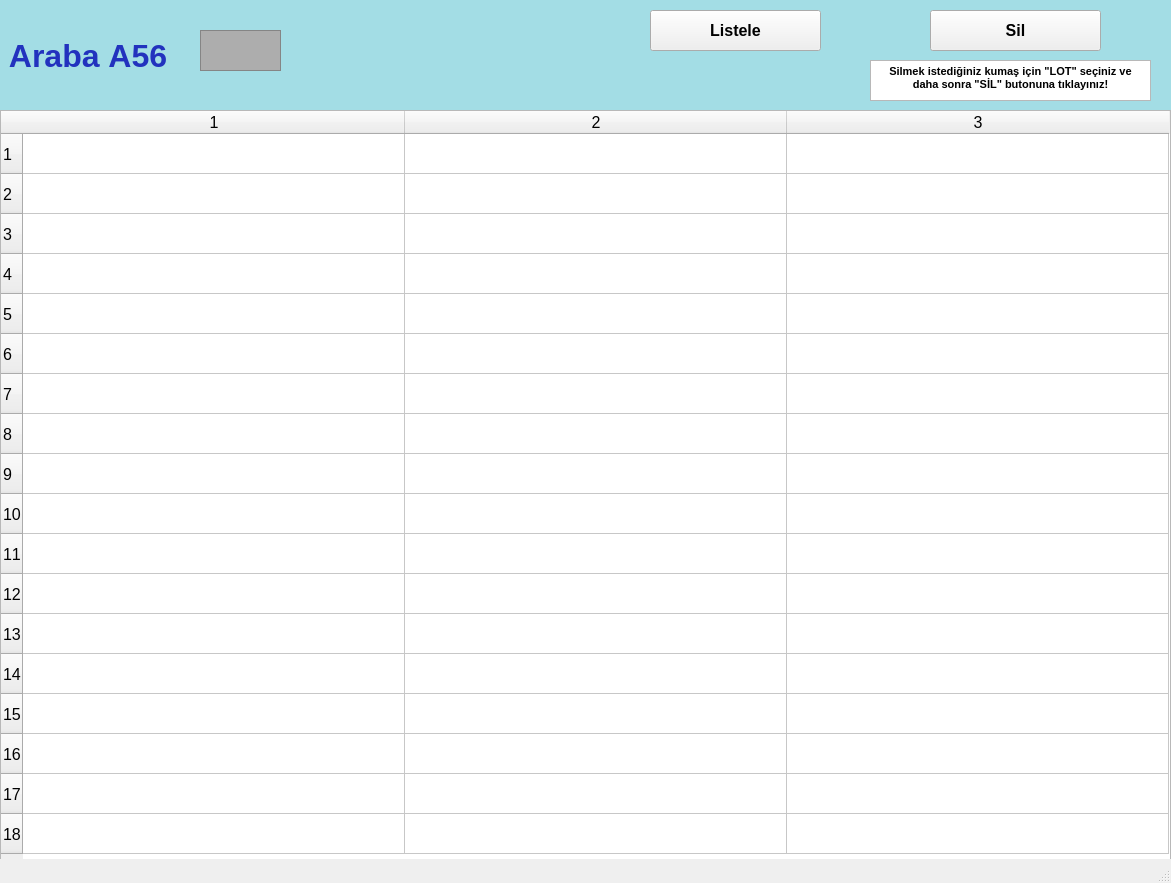
<?xml version="1.0" encoding="UTF-8"?>
<ui version="4.0">
 <class>arabalarA56_ekran</class>
 <widget class="QMainWindow" name="arabalarA56_ekran">
  <property name="geometry">
   <rect>
    <x>0</x>
    <y>0</y>
    <width>1171</width>
    <height>883</height>
   </rect>
  </property>
  <property name="font">
   <font>
    <pointsize>12</pointsize>
    <weight>50</weight>
    <bold>false</bold>
    <kerning>false</kerning>
   </font>
  </property>
  <property name="windowTitle">
   <string/>
  </property>
  <widget class="QWidget" name="centralwidget">
   <widget class="QLabel" name="arabaA1yazi_lbl">
    <property name="geometry">
     <rect>
      <x>0</x>
      <y>0</y>
      <width>1171</width>
      <height>111</height>
     </rect>
    </property>
    <property name="font">
     <font>
      <pointsize>24</pointsize>
      <weight>75</weight>
      <bold>true</bold>
     </font>
    </property>
    <property name="styleSheet">
     <string notr="true">background-color: rgb(163, 221, 229);
color: rgb(34, 50, 190);</string>
    </property>
    <property name="text">
     <string> Araba A56</string>
    </property>
   </widget>
   <widget class="QFrame" name="arabaA1_img">
    <property name="geometry">
     <rect>
      <x>200</x>
      <y>30</y>
      <width>81</width>
      <height>41</height>
     </rect>
    </property>
    <property name="styleSheet">
     <string notr="true">background-color: rgb(173, 173, 173);</string>
    </property>
    <property name="frameShape">
     <enum>QFrame::StyledPanel</enum>
    </property>
    <property name="frameShadow">
     <enum>QFrame::Raised</enum>
    </property>
   </widget>
   <widget class="QPushButton" name="listele56_btn">
    <property name="geometry">
     <rect>
      <x>650</x>
      <y>10</y>
      <width>171</width>
      <height>41</height>
     </rect>
    </property>
    <property name="font">
     <font>
      <pointsize>12</pointsize>
      <weight>75</weight>
      <bold>true</bold>
     </font>
    </property>
    <property name="text">
     <string>Listele</string>
    </property>
   </widget>
   <widget class="QTableWidget" name="A56_tw">
    <property name="geometry">
     <rect>
      <x>0</x>
      <y>110</y>
      <width>1171</width>
      <height>751</height>
     </rect>
    </property>
    <property name="baseSize">
     <size>
      <width>0</width>
      <height>0</height>
     </size>
    </property>
    <property name="rowCount">
     <number>18</number>
    </property>
    <property name="columnCount">
     <number>3</number>
    </property>
    <attribute name="horizontalHeaderVisible">
     <bool>true</bool>
    </attribute>
    <attribute name="horizontalHeaderCascadingSectionResizes">
     <bool>false</bool>
    </attribute>
    <attribute name="horizontalHeaderDefaultSectionSize">
     <number>382</number>
    </attribute>
    <attribute name="horizontalHeaderMinimumSectionSize">
     <number>38</number>
    </attribute>
    <attribute name="verticalHeaderDefaultSectionSize">
     <number>40</number>
    </attribute>
    <attribute name="verticalHeaderMinimumSectionSize">
     <number>23</number>
    </attribute>
    <row/>
    <row/>
    <row/>
    <row/>
    <row/>
    <row/>
    <row/>
    <row/>
    <row/>
    <row/>
    <row/>
    <row/>
    <row/>
    <row/>
    <row/>
    <row/>
    <row/>
    <row/>
    <column/>
    <column/>
    <column/>
   </widget>
   <widget class="QPushButton" name="sil56_btn">
    <property name="geometry">
     <rect>
      <x>930</x>
      <y>10</y>
      <width>171</width>
      <height>41</height>
     </rect>
    </property>
    <property name="font">
     <font>
      <pointsize>12</pointsize>
      <weight>75</weight>
      <bold>true</bold>
     </font>
    </property>
    <property name="text">
     <string>Sil</string>
    </property>
   </widget>
   <widget class="QTextBrowser" name="textBrowser">
    <property name="geometry">
     <rect>
      <x>870</x>
      <y>60</y>
      <width>281</width>
      <height>41</height>
     </rect>
    </property>
    <property name="html">
     <string>&lt;!DOCTYPE HTML PUBLIC &quot;-//W3C//DTD HTML 4.0//EN&quot; &quot;http://www.w3.org/TR/REC-html40/strict.dtd&quot;&gt;
&lt;html&gt;&lt;head&gt;&lt;meta name=&quot;qrichtext&quot; content=&quot;1&quot; /&gt;&lt;style type=&quot;text/css&quot;&gt;
p, li { white-space: pre-wrap; }
&lt;/style&gt;&lt;/head&gt;&lt;body style=&quot; font-family:'MS Shell Dlg 2'; font-size:12pt; font-weight:400; font-style:normal;&quot;&gt;
&lt;p align=&quot;center&quot; style=&quot; margin-top:0px; margin-bottom:0px; margin-left:0px; margin-right:0px; -qt-block-indent:0; text-indent:0px;&quot;&gt;&lt;span style=&quot; font-size:8pt; font-weight:600;&quot;&gt;Silmek istediğiniz kumaş için &amp;quot;LOT&amp;quot; seçiniz ve daha sonra &amp;quot;SİL&amp;quot; butonuna tıklayınız!&lt;/span&gt;&lt;/p&gt;&lt;/body&gt;&lt;/html&gt;</string>
    </property>
   </widget>
  </widget>
  <widget class="QStatusBar" name="statusbar"/>
 </widget>
 <resources/>
 <connections/>
</ui>
